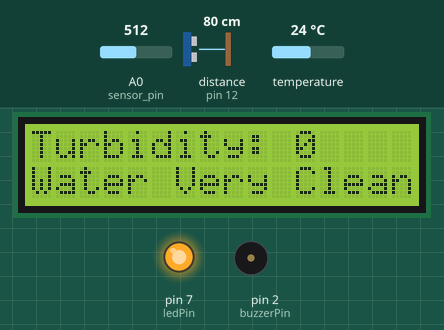
The sketch below on a simulated Arduino Uno, built with avr-gcc and run on an emulated ATmega328P. Parts: 16×2 character LCD, output pins drawn as LEDs (lit = HIGH), buzzer (waves = sounding, pin HIGH). Wiring (inferred from the names in the program): ultrasonic range finder: trigger pin 11; echo pin 12. The test bench sets the inputs (shaded band); at power-on: A0 (sensor_pin) = 512, distance to the obstacle (sensor on pin 12) 80 cm, temperature 24 °C. The echo pulse lasts 58.3 µs per cm; pins used as bus, display or sensor lines are not drawn; what the sketch prints to the serial monitor is not drawn.

Above: at 3.5 s.
3.6 s: A0 (sensor_pin) set to 164
At 9.0 s:
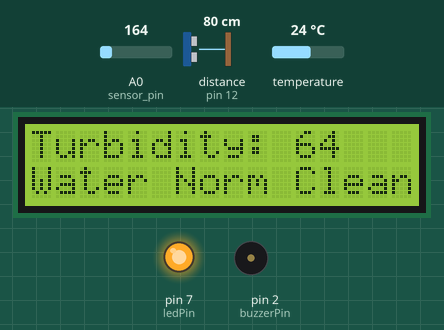
14.1 s: A0 (sensor_pin) set to 147
At 18.8 s:
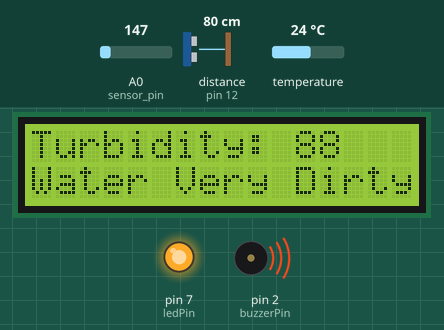
24.6 s: distance to the obstacle (sensor on pin 12) set to 32 cm
At 30.0 s:
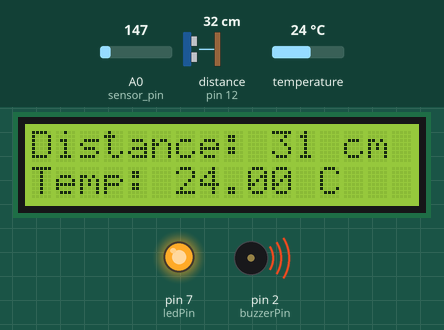
32.6 s: distance to the obstacle (sensor on pin 12) set to 27 cm
At 36.6 s:
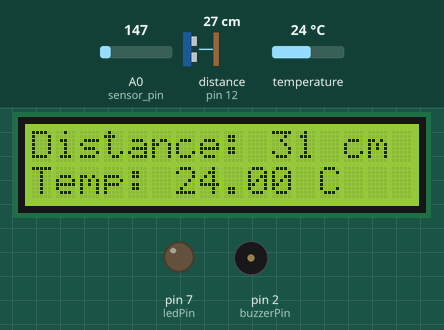
43.1 s: temperature set to 12 °C
At 49.3 s:
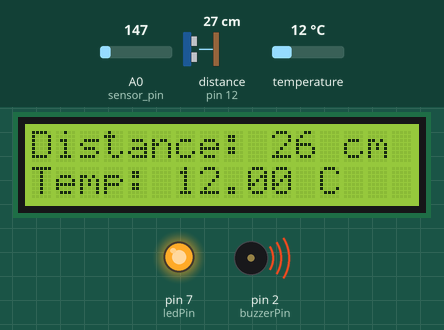
52.0 s: temperature set to 19 °C
At 59.0 s:
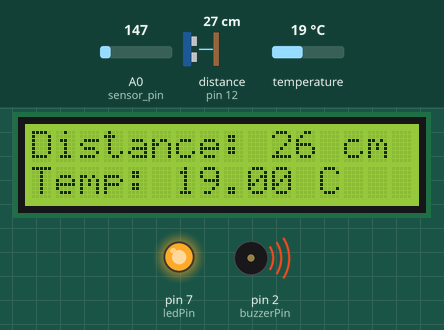
Timing chart, 0 to 62.6 s (numbered marks = the images above; inputs shaded):
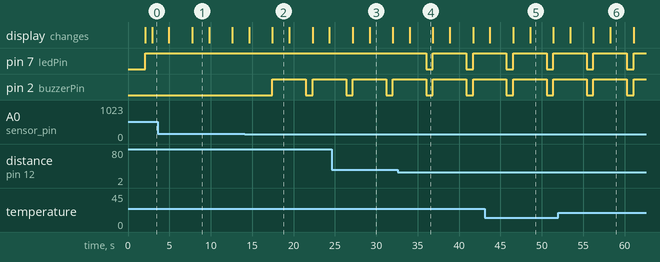

Measured:
- the behaviour switches between 154 and 153 on A0 (sensor_pin) (found by bisection; images 1 and 2)
- the behaviour switches between 31 and 30 cm on distance to the obstacle (sensor on pin 12) (found by bisection; images 3 and 4)
- after the input at 3.6 s, the display: first differs from a run without the input after 4.2 s (image 1)
- after the input at 14.1 s, pin 2 (buzzerPin): LOW → HIGH after 3.4 s, → LOW 4.0 s later, → HIGH 0.81 s later; the display: first differs from a run without the input after 3.4 s (image 2)
- after the input at 24.6 s, the display: first differs from a run without the input after 4.6 s (image 3)
- after the input at 32.6 s, pin 7 (ledPin): alternates HIGH for 4.0 s and LOW for 0.81 s, starting after 3.4 s
- after the input at 43.1 s, the display: first differs from a run without the input after 5.5 s (image 5)
- after the input at 52.0 s, the display: first differs from a run without the input after 6.3 s (image 6)

The sketch:

IOT_arduino_code.ino
```cpp
#include <Wire.h>
#include <LiquidCrystal_I2C.h>
#include <OneWire.h>
#include <DallasTemperature.h>
#include <SoftwareSerial.h>

LiquidCrystal_I2C lcd(0x27, 16, 2);  // I2C address 0x27, 16 columns, 2 rows

const int trigPin = 11;
const int echoPin = 12;
const int buzzerPin = 2;
const int ledPin = 7;
#define sensor_pin A0
const int turbidityPin = A0;  // Analog pin for turbidity sensor

int read_ADC;
int ntu;

// DS18B20 temperature sensor setup
OneWire oneWire(3);  // Connect DS18B20 data pin to digital pin 9
DallasTemperature sensors(&oneWire);

// Bluetooth module setup
SoftwareSerial bluetooth(6, 5); // RX, TX pins for Bluetooth (connect TX of HC-05 to pin 5, RX to pin 6)

void setup() {
  Serial.begin(9600);
  pinMode(trigPin, OUTPUT);
  pinMode(echoPin, INPUT);
  pinMode(buzzerPin, OUTPUT);
  pinMode(ledPin, OUTPUT);
  pinMode(sensor_pin, INPUT);

  // DS18B20 temperature sensor setup
  sensors.begin();

  // Bluetooth module setup
  bluetooth.begin(9600);
  Serial.println("Bluetooth connected");

  // LCD display setup
  lcd.init();       // Initialize the LCD
  lcd.backlight();   // Turn on the backlight
  lcd.setCursor(0, 0);
  lcd.print("Project");
  lcd.setCursor(1, 0);
  lcd.print("Group I");
  delay(2000);
  lcd.clear();
}

void loop() {
  // Trigger the ultrasonic sensor
  digitalWrite(trigPin, LOW);
  delayMicroseconds(2);
  digitalWrite(trigPin, HIGH);
  delayMicroseconds(10);
  digitalWrite(trigPin, LOW);

  // Measure the echo duration
  long duration = pulseIn(echoPin, HIGH);

  // Calculate distance in centimeters
  int distance = duration * 0.034 / 2;

  // Print the distance to the Serial Monitor
  Serial.print("Distance: ");
  Serial.print(distance);
  Serial.println(" cm");

  // Check the distance and perform actions accordingly
  if (distance < 10) {
    // If the distance is less than 10 cm, close proximity
    digitalWrite(buzzerPin, HIGH);
    digitalWrite(ledPin, HIGH);
    bluetooth.print("Close,");
  } else if (distance >= 10 && distance < 30) {
    // If the distance is between 10 and 30 cm, medium proximity
    digitalWrite(buzzerPin, LOW);
    digitalWrite(ledPin, LOW);
    bluetooth.print("Medium,");
  } else {
    // If the distance is 30 cm or more, far proximity
    digitalWrite(buzzerPin, LOW);
    digitalWrite(ledPin, HIGH);
    bluetooth.print("Far,");
  }

  // Read temperature from DS18B20 sensor
  sensors.requestTemperatures();
  float temperatureCelsius = sensors.getTempCByIndex(0);
  Serial.print("Temperature: ");
  Serial.print(temperatureCelsius);
  Serial.println(" °C");

  // Send temperature data over Bluetooth
  bluetooth.print(temperatureCelsius);
  bluetooth.print(",");

  // Read turbidity from sensor
  int read_ADC = analogRead(turbidityPin);
  if (read_ADC > 208) read_ADC = 208;
  int ntu = map(read_ADC, 0, 208, 300, 0);

  // Print turbidity to Serial Monitor
  Serial.print("Turbidity: ");
  Serial.println(ntu);

  lcd.setCursor(0, 0);
  lcd.print("Turbidity: ");
  lcd.print(ntu);
  lcd.print("     l");
  lcd.setCursor(0, 1);//set cursor (column by row) indexing from 0

  if (ntu < 10)
    lcd.print("Water Very Clean");
  else if (ntu >= 10 && ntu < 80)
    lcd.print("Water Norm Clean");
  else
    lcd.print("Water Very Dirty");

  // Activate the buzzer when turbidity is maximum
  if (ntu >= 80) {
    digitalWrite(buzzerPin, HIGH);
    digitalWrite(ledPin, HIGH);


  } else {
    digitalWrite(buzzerPin, LOW);
  }

  // Display turbidity on LCD for 2 seconds
  delay(2000);

  lcd.clear();
  lcd.setCursor(0, 0);
  lcd.print("Distance: ");
  lcd.print(distance);
  lcd.print(" cm");

  lcd.setCursor(0, 1);
  lcd.print("Temp: ");
  lcd.print(temperatureCelsius);
  lcd.print(" C");

  // Send turbidity data over Bluetooth
  bluetooth.print(ntu);
  bluetooth.print(";");

  // Delay before the next measurement
  delay(2000);
}
```
